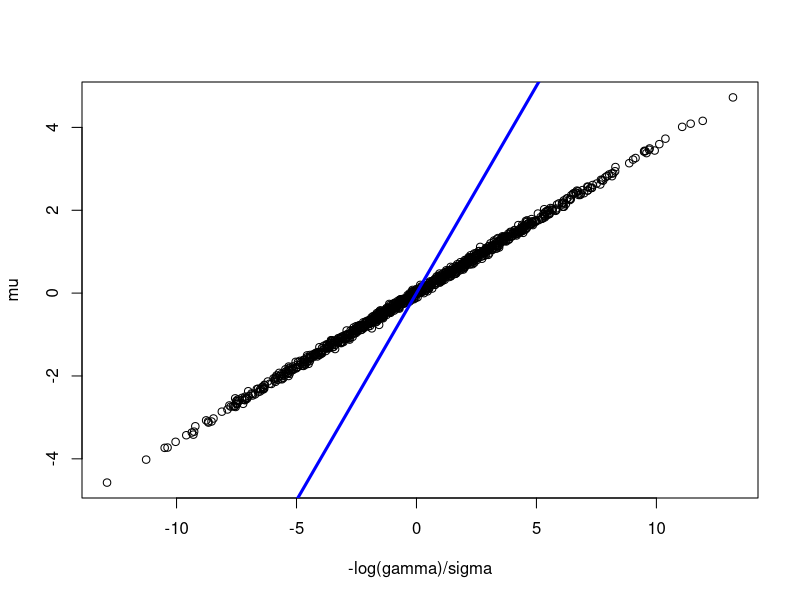

Generate this figure with R:
##################################################################################
### cox proportional hazard model with baseline unknown (marginal g(y) is known)
##################################################################################
library(survival)
set.seed(132)
n <- 1000
d <- 10 #1
alpha <- 0.2
k <- round(n * alpha)
X <- matrix(rnorm(n*d), nrow = n, ncol = d)
beta <- rnorm(d)
beta <-  beta/ sqrt(sum(beta^2))
mu <- X %*% beta
gamma <- exp(drop(mu))
sigma <- 0.25
xi_mult <- rweibull(n, shape = 1/sigma)
xi <- log(xi_mult)
y <- exp(drop(mu)) * xi_mult#
yperm <- y
yperm[1:k] <- y[sample(1:k)]
cens <- (yperm >= 3) # 11% censored
alpha <- 0.5
maxiter <- 1000
tol <- 1E-4
objs <- numeric(maxiter)
h <- 0.1 # 0.025


# kernel estimation of the baseline hazard function
lambdahat <- function(t, h, Delta){
  
  rowSums(sweep(dnorm(outer(t, times, "-"), sd = h), MARGIN = 2, FUN = "*", STATS = Delta))
  
}

# corresponding cumulative hazard function
Lambdahat <- function(t, h, Delta){
  
  rowSums(sweep(pnorm(outer(t, times, "-"), sd = h), MARGIN = 2, FUN = "*", STATS = Delta))
  
}

lambdastar <- function(t) rowMeans(sweep(dweibull(outer(t, gamma, FUN = "/"), shape = 1/sigma), MARGIN = 2, FUN = "/", STATS = gamma)) /( (1 - rowMeans(pweibull(outer(t, gamma, FUN = "/"), shape = 1/sigma))) )

Lambdastar <- function(t) -log((1 - rowMeans(pweibull(outer(t, gamma, FUN = "/"), shape = 1/sigma))) )

########################Naive###################################
survf0 <- survfit(Surv(yperm, event = 1 - cens) ~ 1)
Delta <- c(survf0$cumhaz[1], diff(survf0$cumhaz))
times <- survf0$time
##sum(sort(yperm) == times)
################## initialize baseline function #############
#################baseline for corrected matched data#################
lambdahat_0 <- lambdahat(yperm, 0.1, Delta)
Lambdahat_0 <- Lambdahat(yperm, 0.1, Delta)
#################baseline for  mismatched data################
g_lambdahat_0 <- lambdastar(yperm)
g_Lambdahat_0 <- Lambdastar(yperm)

fymu <- function(mu, cens, l0, L0) (exp(mu) * l0)^(1 - cens) *  exp(-exp(mu) * L0)
fy <- g_lambdahat_0^(1-cens) * exp(-g_Lambdahat_0)^cens
nloglik_marginal <- function(mu, cens, alpha, l0, L0) sum(-log((1-alpha) * fymu(mu, cens, l0, L0) + alpha * fy), na.rm = TRUE)
# update weights and alpha; then repeat
iter <- 1
objs[iter] <- nloglik_marginal(mu, cens, alpha, lambdahat_0, Lambdahat_0)
########################Naive###################################
creg_naive <- coxph(Surv(yperm, event = 1 - cens) ~ X - 1)
mu <- X %*% creg_naive$coef
beta_cur <- creg_naive$coef
##########################
track_alpha <- rep(0, maxiter)
track_beta <- matrix(0, nrow = maxiter, ncol = d)
track_lam <- matrix(0, nrow = maxiter, ncol = n)
track_Lam <- matrix(0, nrow = maxiter, ncol = n)
track_alpha[1] <- alpha
track_beta[1,] <- beta_cur
track_lam[1,] <- lambdahat_0
track_Lam[1,] <- Lambdahat_0

lambdahat_0_ <- lambdahat_0
Lambdahat_0_ <- Lambdahat_0
# marginal approach
while(iter < maxiter){
  num <- (1-alpha) * fymu(mu, cens, lambdahat_0_, Lambdahat_0_)
  denom <- num + alpha * fy
  pcur <- num/denom
  alpha <- 1 - mean(pcur)
  track_alpha[iter+1] <- alpha
  #################partially likelihood for estimating beta#############################
  creg <- coxph(Surv(yperm, event = 1 - cens) ~ X, weights = pmax(drop(pcur),1E-6))
  mu <- X %*% creg$coefficients
  beta_cur <- creg$coefficients
  track_beta[iter+1,] <- beta_cur
  #################Breslow Estimator of the Cumulative Baseline Hazard Rate#############
  Breslow_Estimator <- basehaz(creg, centered=FALSE)
  #edit(basehaz)
  cumhazard <- Breslow_Estimator$hazard
  Delta1 <- diff(c(0,cumhazard))
  times <- Breslow_Estimator$time
  #sum(Breslow_Estimator$time == times)
  lambdahat_0_ <- lambdahat(yperm, h, Delta1)
  Lambdahat_0_ <- Lambdahat(yperm, h, Delta1)
  track_lam[iter+1,] <- lambdahat_0_
  track_Lam[iter+1,] <- Lambdahat_0_
  iter <- iter + 1
  objs[iter] <- nloglik_marginal(mu, cens, alpha, lambdahat_0_, Lambdahat_0_)
  if(objs[iter] + tol > objs[iter-1]){
    for(step_size in seq(0.05, 0.5, by = 0.05)){
      ####################################step size selection############################
      beta_cur_cov = track_beta[iter-1,]*(1 - step_size) + (track_beta[iter-1,] - track_beta[iter-2,]) *step_size
      mu_cov <- X %*% beta_cur_cov
      ##sum(mu_cov == mu)
      alpha_cov <- track_alpha[iter-1]*(1 - step_size) + (track_alpha[iter-1] - track_alpha[iter-2])*step_size
      ##alpha_cov == alpha
      lambdahat_0_cov <- track_lam[iter-1,]*(1 - step_size) + (track_lam[iter-1,] - track_lam[iter-2,])*step_size
      ##sum(lambdahat_0_cov == lambdahat_0_)
      Lambdahat_0_cov <- track_Lam[iter-1,]*(1 - step_size) + (track_Lam[iter-1,] - track_Lam[iter-2,])*step_size
      ##########################
      objs[iter] <- nloglik_marginal(mu_cov, cens, alpha_cov, lambdahat_0_cov, Lambdahat_0_cov)
      mu <- mu_cov
      alpha <- alpha_cov
      lambdahat_0_ <- lambdahat_0_cov
      Lambdahat_0_ <- Lambdahat_0_cov
      track_alpha[iter] <- alpha
      track_beta[iter,] <- beta_cur_cov
      track_lam[iter,] <- lambdahat_0_
      track_Lam[iter,] <- Lambdahat_0_
      if (objs[iter] + tol < objs[iter-1]){
        break
      }
      #objs[1:10]
    }
    if (objs[iter] + tol > objs[iter-1]){
      print(paste0("step size failed at iteration ", iter))
      break
    }
  }
}
objs[iter-1]
objs[iter]
#abs(track_alpha[iter-1] - 0.2)
#sqrt(sum(-track_beta[iter-1,]*sigma - beta)^2)
#abs(alpha_cov - 0.2)
#sqrt(sum(-beta_cur_cov*sigma - beta)^2)

abs(alpha - 0.2)
sqrt(sum(-beta_cur*sigma - beta)^2)

plot(-log(gamma)/sigma, mu)
abline(0,1, col = "blue", lwd = 3)

